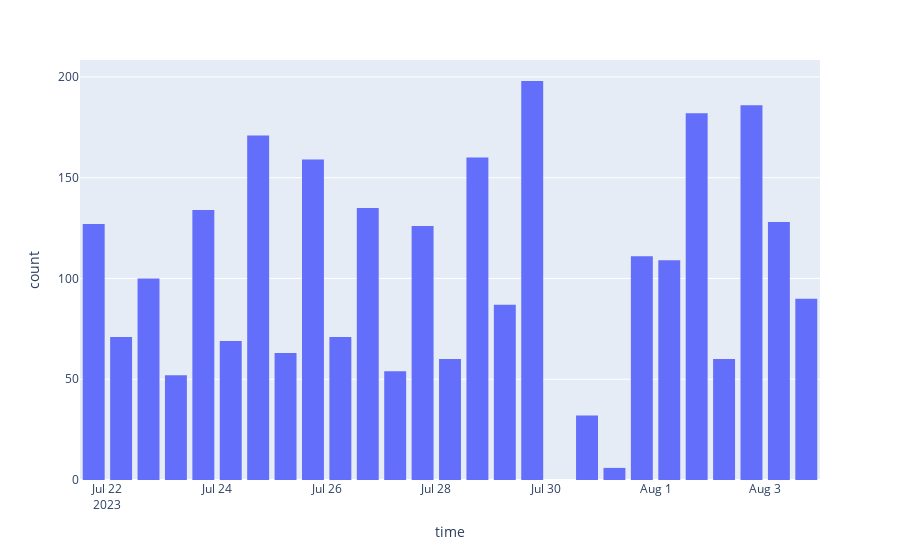

Source (notebook cell):
### Markdown cell above
# Daytime Plot

### Code cell
import plotly.express as px

fig = px.histogram(heart_data['time'], x="time")
fig.update_layout(bargap=0.2)
fig.show()

### Figure 1 — Plotly figure (JSON) as saved in the notebook; plotly's stock layout.template omitted (floating-point values rounded to 4 significant figures; data arrays with more than 128 entries replaced by an {"elided": "..."} marker saying what was removed)
{"data": [{"alignmentgroup": "True", "bingroup": "x", "hovertemplate": "time=%{x}<br>count=%{y}<extra></extra>", "legendgroup": "", "marker": {"color": "#636efa", "pattern": {"shape": ""}}, "name": "", "offsetgroup": "", "orientation": "v", "showlegend": false, "type": "histogram", "x": {"elided": "2741 str values"}, "xaxis": "x", "yaxis": "y"}], "layout": {"bargap": 0.2, "barmode": "relative", "legend": {"tracegroupgap": 0}, "margin": {"t": 60}, "xaxis": {"anchor": "y", "domain": [0, 1], "title": {"text": "time"}}, "yaxis": {"anchor": "x", "domain": [0, 1], "title": {"text": "count"}}}}
